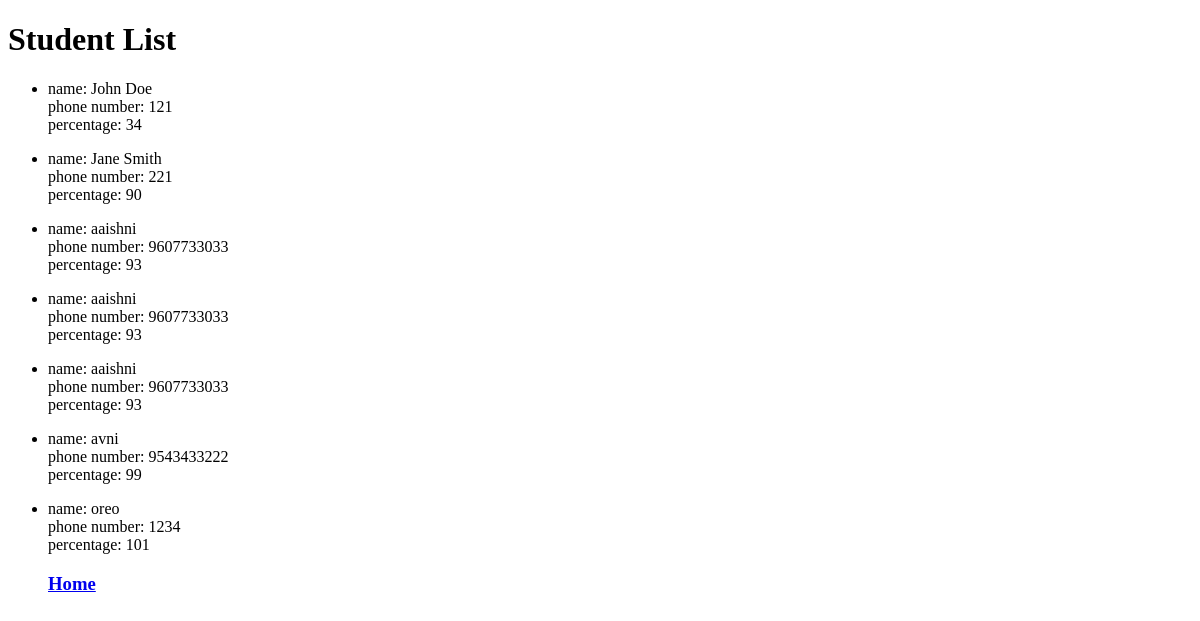
Page /about/ on the earlier database version.
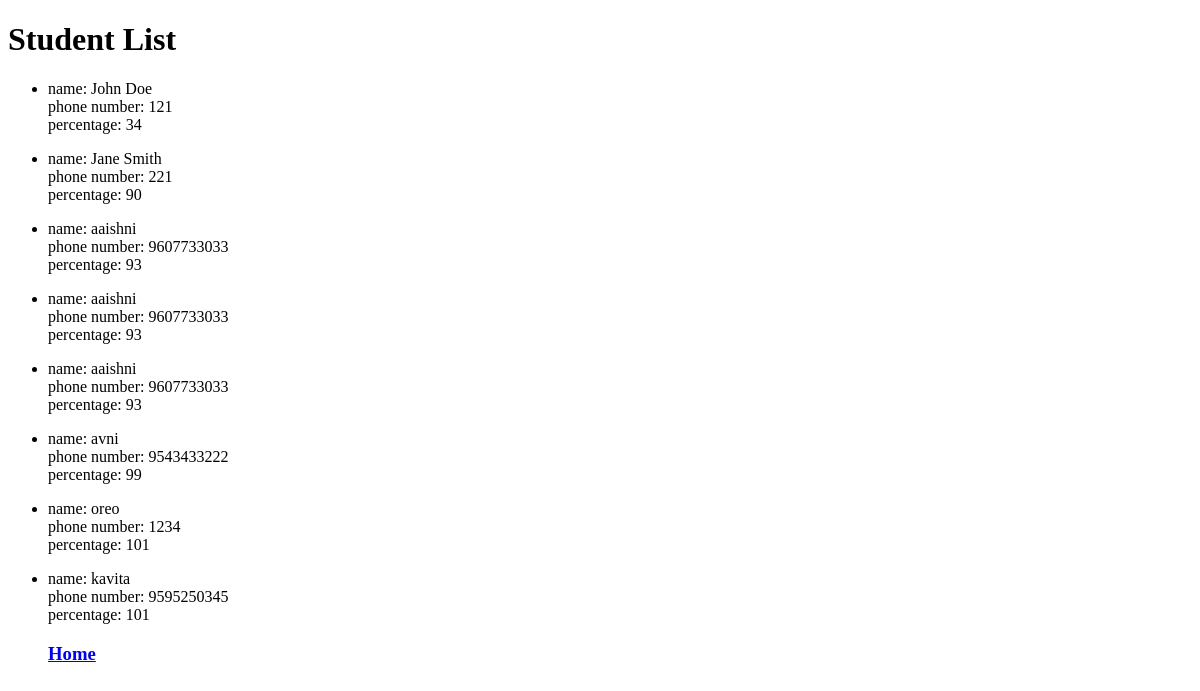
Same page on the later database version.
### app/models.py (models this page shows)
class Student(models.Model):
    name = models.CharField(max_length=100)
    phno = models.IntegerField()
    percentage = models.IntegerField()
    def __str__(self):
        return f"name: {self.name} \nphone number: {self.phno}\n percentage: {self.percentage}"

### app/views.py (the view)
# urls.py: path('about/',views.about,name='about'),
def about(request):
    students = Student.objects.all()
    return render(request, 'about.html', {'students': students})

### templates/about.html (shortened to what this page needs)
<!DOCTYPE html>
<html lang="en">
<head>
</head>
<body>
    <h1>Student List</h1>
    <ul>
        {% for student in students %}
            <li>
                {{ student|linebreaks }}
            </li>
            {% endfor %}
            <h3><a href="{% url 'home' %}">Home</a></h3>
    </ul>
</body>
</html>

Differences in the rows shown:
added Student: name+phno+percentage "name: kavita phone number: 9595250345 percentage: 101"
